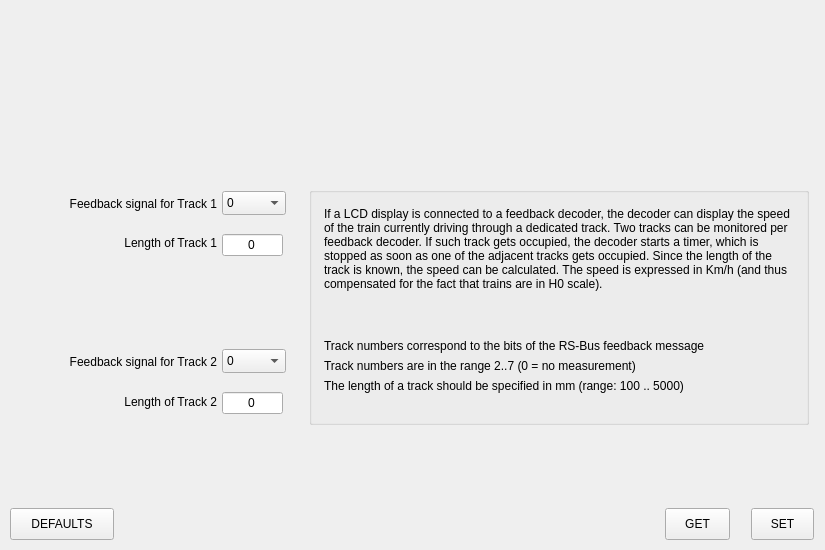
<?xml version='1.0' encoding='UTF-8'?>
<ui version="4.0">
 <class>SpeedTab</class>
 <widget class="QWidget" name="SpeedTab">
  <property name="geometry">
   <rect>
    <x>0</x>
    <y>0</y>
    <width>825</width>
    <height>550</height>
   </rect>
  </property>
  <widget class="QPushButton" name="buttonSpeedTabDefaults">
   <property name="geometry">
    <rect>
     <x>10</x>
     <y>508</y>
     <width>104</width>
     <height>32</height>
    </rect>
   </property>
   <property name="text">
    <string>DEFAULTS</string>
   </property>
  </widget>
  <widget class="QPushButton" name="buttonSpeedTabGet">
   <property name="geometry">
    <rect>
     <x>665</x>
     <y>508</y>
     <width>65</width>
     <height>32</height>
    </rect>
   </property>
   <property name="text">
    <string>GET</string>
   </property>
  </widget>
  <widget class="QPushButton" name="buttonSpeedTabSet">
   <property name="geometry">
    <rect>
     <x>751</x>
     <y>508</y>
     <width>63</width>
     <height>32</height>
    </rect>
   </property>
   <property name="text">
    <string>SET</string>
   </property>
  </widget>
  <widget class="QGroupBox" name="groupBox1">
   <property name="geometry">
    <rect>
     <x>309</x>
     <y>187</y>
     <width>500</width>
     <height>238</height>
    </rect>
   </property>
   <property name="styleSheet">
    <string>QGroupBox {margin-top: 0px;}</string>
   </property>
   <widget class="QLabel" name="label2">
    <property name="geometry">
     <rect>
      <x>15</x>
      <y>151</y>
      <width>454</width>
      <height>16</height>
     </rect>
    </property>
    <property name="text">
     <string>Track numbers correspond to the bits of the RS-Bus feedback message</string>
    </property>
    <property name="alignment">
     <set>Qt::AlignLeft|Qt::AlignVCenter</set>
    </property>
   </widget>
   <widget class="QLabel" name="label3">
    <property name="geometry">
     <rect>
      <x>15</x>
      <y>171</y>
      <width>378</width>
      <height>16</height>
     </rect>
    </property>
    <property name="text">
     <string>Track numbers are in the range 2..7 (0 = no measurement)</string>
    </property>
    <property name="alignment">
     <set>Qt::AlignLeft|Qt::AlignVCenter</set>
    </property>
   </widget>
   <widget class="QLabel" name="label4">
    <property name="geometry">
     <rect>
      <x>15</x>
      <y>191</y>
      <width>436</width>
      <height>16</height>
     </rect>
    </property>
    <property name="text">
     <string>The length of a track should be specified in mm (range: 100 .. 5000)</string>
    </property>
    <property name="alignment">
     <set>Qt::AlignLeft|Qt::AlignVCenter</set>
    </property>
   </widget>
   <widget class="QLabel" name="label5">
    <property name="geometry">
     <rect>
      <x>15</x>
      <y>20</y>
      <width>468</width>
      <height>214</height>
     </rect>
    </property>
    <property name="text">
     <string>If a LCD display is connected to a feedback decoder, the decoder can display the speed of the train currently driving through a dedicated track. Two tracks can be monitored per feedback decoder. If such track gets occupied, the decoder starts a timer, which is stopped as soon as one of the adjacent tracks gets occupied. Since the length of the track is known, the speed can be calculated. The speed is expressed in Km/h (and thus compensated for the fact that trains are in H0 scale).</string>
    </property>
    <property name="alignment">
     <set>Qt::AlignLeft|Qt::AlignTop</set>
    </property>
    <property name="wordWrap">
     <bool>true</bool>
    </property>
   </widget>
  </widget>
  <widget class="CenteredComboBox" name="comboSpeedFeedback1">
   <property name="geometry">
    <rect>
     <x>222</x>
     <y>191</y>
     <width>64</width>
     <height>24</height>
    </rect>
   </property>
   <item>
    <property name="text">
     <string>0</string>
    </property>
   </item>
   <item>
    <property name="text">
     <string>2</string>
    </property>
   </item>
   <item>
    <property name="text">
     <string>3</string>
    </property>
   </item>
   <item>
    <property name="text">
     <string>4</string>
    </property>
   </item>
   <item>
    <property name="text">
     <string>5</string>
    </property>
   </item>
   <item>
    <property name="text">
     <string>6</string>
    </property>
   </item>
   <item>
    <property name="text">
     <string>7</string>
    </property>
   </item>
  </widget>
  <widget class="CenteredComboBox" name="comboSpeedFeedback2">
   <property name="geometry">
    <rect>
     <x>222</x>
     <y>349</y>
     <width>64</width>
     <height>24</height>
    </rect>
   </property>
   <item>
    <property name="text">
     <string>0</string>
    </property>
   </item>
   <item>
    <property name="text">
     <string>2</string>
    </property>
   </item>
   <item>
    <property name="text">
     <string>3</string>
    </property>
   </item>
   <item>
    <property name="text">
     <string>4</string>
    </property>
   </item>
   <item>
    <property name="text">
     <string>5</string>
    </property>
   </item>
   <item>
    <property name="text">
     <string>6</string>
    </property>
   </item>
   <item>
    <property name="text">
     <string>7</string>
    </property>
   </item>
  </widget>
  <widget class="QSpinBox" name="speedLengthTrack1">
   <property name="geometry">
    <rect>
     <x>222</x>
     <y>233</y>
     <width>61</width>
     <height>24</height>
    </rect>
   </property>
   <property name="buttonSymbols">
    <enum>QAbstractSpinBox::NoButtons</enum>
   </property>
   <property name="minimum">
    <number>0</number>
   </property>
   <property name="maximum">
    <number>5000</number>
   </property>
   <property name="alignment">
    <set>Qt::AlignCenter</set>
   </property>
  </widget>
  <widget class="QSpinBox" name="speedLengthTrack2">
   <property name="geometry">
    <rect>
     <x>222</x>
     <y>391</y>
     <width>61</width>
     <height>24</height>
    </rect>
   </property>
   <property name="buttonSymbols">
    <enum>QAbstractSpinBox::NoButtons</enum>
   </property>
   <property name="minimum">
    <number>0</number>
   </property>
   <property name="maximum">
    <number>5000</number>
   </property>
   <property name="alignment">
    <set>Qt::AlignCenter</set>
   </property>
  </widget>
  <widget class="QLabel" name="label6">
   <property name="geometry">
    <rect>
     <x>38</x>
     <y>196</y>
     <width>179</width>
     <height>16</height>
    </rect>
   </property>
   <property name="text">
    <string>Feedback signal for Track 1</string>
   </property>
   <property name="alignment">
    <set>Qt::AlignRight|Qt::AlignVCenter</set>
   </property>
  </widget>
  <widget class="QLabel" name="label7">
   <property name="geometry">
    <rect>
     <x>38</x>
     <y>354</y>
     <width>179</width>
     <height>16</height>
    </rect>
   </property>
   <property name="text">
    <string>Feedback signal for Track 2</string>
   </property>
   <property name="alignment">
    <set>Qt::AlignRight|Qt::AlignVCenter</set>
   </property>
  </widget>
  <widget class="QLabel" name="label8">
   <property name="geometry">
    <rect>
     <x>101</x>
     <y>235</y>
     <width>116</width>
     <height>16</height>
    </rect>
   </property>
   <property name="text">
    <string>Length of Track 1</string>
   </property>
   <property name="alignment">
    <set>Qt::AlignRight|Qt::AlignVCenter</set>
   </property>
  </widget>
  <widget class="QLabel" name="label9">
   <property name="geometry">
    <rect>
     <x>101</x>
     <y>394</y>
     <width>116</width>
     <height>16</height>
    </rect>
   </property>
   <property name="text">
    <string>Length of Track 2</string>
   </property>
   <property name="alignment">
    <set>Qt::AlignRight|Qt::AlignVCenter</set>
   </property>
  </widget>
 </widget>
 <customwidgets>
  <customwidget>
   <class>CenteredComboBox</class>
   <extends>QComboBox</extends>
   <header>CenteredComboBox.h</header>
  </customwidget>
 </customwidgets>
 <resources />
 <connections />
</ui>
